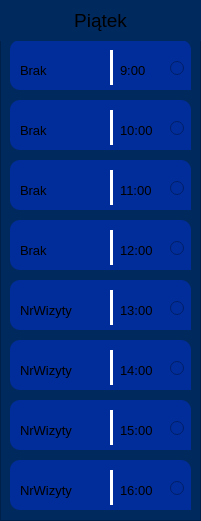
    <widget class="QFrame" name="frame_9">
     <property name="geometry">
      <rect>
       <x>870</x>
       <y>120</y>
       <width>201</width>
       <height>521</height>
      </rect>
     </property>
     <property name="styleSheet">
      <string notr="true">background-color: rgb(0, 41, 94);</string>
     </property>
     <property name="frameShape">
      <enum>QFrame::Shape::StyledPanel</enum>
     </property>
     <property name="frameShadow">
      <enum>QFrame::Shadow::Raised</enum>
     </property>
     <widget class="QFrame" name="frame_66">
      <property name="geometry">
       <rect>
        <x>10</x>
        <y>40</y>
        <width>181</width>
        <height>50</height>
       </rect>
      </property>
      <property name="styleSheet">
       <string notr="true">background-color: rgb(0, 45, 154);
border-radius: 10px;</string>
      </property>
      <property name="frameShape">
       <enum>QFrame::Shape::StyledPanel</enum>
      </property>
      <property name="frameShadow">
       <enum>QFrame::Shadow::Raised</enum>
      </property>
      <widget class="QLabel" name="label_121">
       <property name="geometry">
        <rect>
         <x>10</x>
         <y>10</y>
         <width>121</width>
         <height>41</height>
        </rect>
       </property>
       <property name="font">
        <font>
         <pointsize>10</pointsize>
         <bold>false</bold>
        </font>
       </property>
       <property name="layoutDirection">
        <enum>Qt::LayoutDirection::LeftToRight</enum>
       </property>
       <property name="styleSheet">
        <string notr="true"/>
       </property>
       <property name="text">
        <string>Brak</string>
       </property>
       <property name="textFormat">
        <enum>Qt::TextFormat::RichText</enum>
       </property>
       <property name="alignment">
        <set>Qt::AlignmentFlag::AlignLeading|Qt::AlignmentFlag::AlignLeft|Qt::AlignmentFlag::AlignVCenter</set>
       </property>
      </widget>
      <widget class="Line" name="line_59">
       <property name="geometry">
        <rect>
         <x>100</x>
         <y>10</y>
         <width>3</width>
         <height>35</height>
        </rect>
       </property>
       <property name="styleSheet">
        <string notr="true">background-color: white;</string>
       </property>
       <property name="orientation">
        <enum>Qt::Orientation::Vertical</enum>
       </property>
      </widget>
      <widget class="QLabel" name="label_122">
       <property name="geometry">
        <rect>
         <x>110</x>
         <y>10</y>
         <width>131</width>
         <height>41</height>
        </rect>
       </property>
       <property name="font">
        <font>
         <pointsize>10</pointsize>
         <bold>false</bold>
        </font>
       </property>
       <property name="layoutDirection">
        <enum>Qt::LayoutDirection::LeftToRight</enum>
       </property>
       <property name="styleSheet">
        <string notr="true"/>
       </property>
       <property name="text">
        <string>9:00</string>
       </property>
       <property name="textFormat">
        <enum>Qt::TextFormat::RichText</enum>
       </property>
       <property name="alignment">
        <set>Qt::AlignmentFlag::AlignLeading|Qt::AlignmentFlag::AlignLeft|Qt::AlignmentFlag::AlignVCenter</set>
       </property>
      </widget>
      <widget class="QRadioButton" name="radioButton_21">
       <property name="geometry">
        <rect>
         <x>160</x>
         <y>15</y>
         <width>112</width>
         <height>26</height>
        </rect>
       </property>
       <property name="text">
        <string/>
       </property>
      </widget>
     </widget>
     <widget class="QLabel" name="label_9">
      <property name="geometry">
       <rect>
        <x>0</x>
        <y>0</y>
        <width>201</width>
        <height>41</height>
       </rect>
      </property>
      <property name="font">
       <font>
        <pointsize>14</pointsize>
        <bold>false</bold>
       </font>
      </property>
      <property name="layoutDirection">
       <enum>Qt::LayoutDirection::RightToLeft</enum>
      </property>
      <property name="styleSheet">
       <string notr="true"/>
      </property>
      <property name="text">
       <string>Piątek</string>
      </property>
      <property name="textFormat">
       <enum>Qt::TextFormat::RichText</enum>
      </property>
      <property name="alignment">
       <set>Qt::AlignmentFlag::AlignCenter</set>
      </property>
     </widget>
     <widget class="QFrame" name="frame_67">
      <property name="geometry">
       <rect>
        <x>10</x>
        <y>100</y>
        <width>181</width>
        <height>50</height>
       </rect>
      </property>
      <property name="styleSheet">
       <string notr="true">background-color: rgb(0, 45, 154);
border-radius: 10px;</string>
      </property>
      <property name="frameShape">
       <enum>QFrame::Shape::StyledPanel</enum>
      </property>
      <property name="frameShadow">
       <enum>QFrame::Shadow::Raised</enum>
      </property>
      <widget class="QLabel" name="label_123">
       <property name="geometry">
        <rect>
         <x>10</x>
         <y>10</y>
         <width>121</width>
         <height>41</height>
        </rect>
       </property>
       <property name="font">
        <font>
         <pointsize>10</pointsize>
         <bold>false</bold>
        </font>
       </property>
       <property name="layoutDirection">
        <enum>Qt::LayoutDirection::LeftToRight</enum>
       </property>
       <property name="styleSheet">
        <string notr="true"/>
       </property>
       <property name="text">
        <string>Brak</string>
       </property>
       <property name="textFormat">
        <enum>Qt::TextFormat::RichText</enum>
       </property>
       <property name="alignment">
        <set>Qt::AlignmentFlag::AlignLeading|Qt::AlignmentFlag::AlignLeft|Qt::AlignmentFlag::AlignVCenter</set>
       </property>
      </widget>
      <widget class="Line" name="line_60">
       <property name="geometry">
        <rect>
         <x>100</x>
         <y>10</y>
         <width>3</width>
         <height>35</height>
        </rect>
       </property>
       <property name="styleSheet">
        <string notr="true">background-color: white;</string>
       </property>
       <property name="orientation">
        <enum>Qt::Orientation::Vertical</enum>
       </property>
      </widget>
      <widget class="QLabel" name="label_124">
       <property name="geometry">
        <rect>
         <x>110</x>
         <y>10</y>
         <width>131</width>
         <height>41</height>
        </rect>
       </property>
       <property name="font">
        <font>
         <pointsize>10</pointsize>
         <bold>false</bold>
        </font>
       </property>
       <property name="layoutDirection">
        <enum>Qt::LayoutDirection::LeftToRight</enum>
       </property>
       <property name="styleSheet">
        <string notr="true"/>
       </property>
       <property name="text">
        <string>10:00</string>
       </property>
       <property name="textFormat">
        <enum>Qt::TextFormat::RichText</enum>
       </property>
       <property name="alignment">
        <set>Qt::AlignmentFlag::AlignLeading|Qt::AlignmentFlag::AlignLeft|Qt::AlignmentFlag::AlignVCenter</set>
       </property>
      </widget>
      <widget class="QRadioButton" name="radioButton_22">
       <property name="geometry">
        <rect>
         <x>160</x>
         <y>15</y>
         <width>112</width>
         <height>26</height>
        </rect>
       </property>
       <property name="text">
        <string/>
       </property>
      </widget>
     </widget>
     <widget class="QFrame" name="frame_68">
      <property name="geometry">
       <rect>
        <x>10</x>
        <y>160</y>
        <width>181</width>
        <height>50</height>
       </rect>
      </property>
      <property name="styleSheet">
       <string notr="true">background-color: rgb(0, 45, 154);
border-radius: 10px;</string>
      </property>
      <property name="frameShape">
       <enum>QFrame::Shape::StyledPanel</enum>
      </property>
      <property name="frameShadow">
       <enum>QFrame::Shadow::Raised</enum>
      </property>
      <widget class="QLabel" name="label_125">
       <property name="geometry">
        <rect>
         <x>10</x>
         <y>10</y>
         <width>121</width>
         <height>41</height>
        </rect>
       </property>
       <property name="font">
        <font>
         <pointsize>10</pointsize>
         <bold>false</bold>
        </font>
       </property>
       <property name="layoutDirection">
        <enum>Qt::LayoutDirection::LeftToRight</enum>
       </property>
       <property name="styleSheet">
        <string notr="true"/>
       </property>
       <property name="text">
        <string>Brak</string>
       </property>
       <property name="textFormat">
        <enum>Qt::TextFormat::RichText</enum>
       </property>
       <property name="alignment">
        <set>Qt::AlignmentFlag::AlignLeading|Qt::AlignmentFlag::AlignLeft|Qt::AlignmentFlag::AlignVCenter</set>
       </property>
      </widget>
      <widget class="Line" name="line_61">
       <property name="geometry">
        <rect>
         <x>100</x>
         <y>10</y>
         <width>3</width>
         <height>35</height>
        </rect>
       </property>
       <property name="styleSheet">
        <string notr="true">background-color: white;</string>
       </property>
       <property name="orientation">
        <enum>Qt::Orientation::Vertical</enum>
       </property>
      </widget>
      <widget class="QLabel" name="label_126">
       <property name="geometry">
        <rect>
         <x>110</x>
         <y>10</y>
         <width>131</width>
         <height>41</height>
        </rect>
       </property>
       <property name="font">
        <font>
         <pointsize>10</pointsize>
         <bold>false</bold>
        </font>
       </property>
       <property name="layoutDirection">
        <enum>Qt::LayoutDirection::LeftToRight</enum>
       </property>
       <property name="styleSheet">
        <string notr="true"/>
       </property>
       <property name="text">
        <string>11:00</string>
       </property>
       <property name="textFormat">
        <enum>Qt::TextFormat::RichText</enum>
       </property>
       <property name="alignment">
        <set>Qt::AlignmentFlag::AlignLeading|Qt::AlignmentFlag::AlignLeft|Qt::AlignmentFlag::AlignVCenter</set>
       </property>
      </widget>
      <widget class="QRadioButton" name="radioButton_23">
       <property name="geometry">
        <rect>
         <x>160</x>
         <y>15</y>
         <width>112</width>
         <height>26</height>
        </rect>
       </property>
       <property name="text">
        <string/>
       </property>
      </widget>
     </widget>
     <widget class="QFrame" name="frame_69">
      <property name="geometry">
       <rect>
        <x>10</x>
        <y>340</y>
        <width>181</width>
        <height>50</height>
       </rect>
      </property>
      <property name="styleSheet">
       <string notr="true">background-color: rgb(0, 45, 154);
border-radius: 10px;</string>
      </property>
      <property name="frameShape">
       <enum>QFrame::Shape::StyledPanel</enum>
      </property>
      <property name="frameShadow">
       <enum>QFrame::Shadow::Raised</enum>
      </property>
      <widget class="QLabel" name="label_127">
       <property name="geometry">
        <rect>
         <x>10</x>
         <y>10</y>
         <width>121</width>
         <height>41</height>
        </rect>
       </property>
       <property name="font">
        <font>
         <pointsize>10</pointsize>
         <bold>false</bold>
        </font>
       </property>
       <property name="layoutDirection">
        <enum>Qt::LayoutDirection::LeftToRight</enum>
       </property>
       <property name="styleSheet">
        <string notr="true"/>
       </property>
       <property name="text">
        <string>NrWizyty</string>
       </property>
       <property name="textFormat">
        <enum>Qt::TextFormat::RichText</enum>
       </property>
       <property name="alignment">
        <set>Qt::AlignmentFlag::AlignLeading|Qt::AlignmentFlag::AlignLeft|Qt::AlignmentFlag::AlignVCenter</set>
       </property>
      </widget>
      <widget class="Line" name="line_62">
       <property name="geometry">
        <rect>
         <x>100</x>
         <y>10</y>
         <width>3</width>
         <height>35</height>
        </rect>
       </property>
       <property name="styleSheet">
        <string notr="true">background-color: white;</string>
       </property>
       <property name="orientation">
        <enum>Qt::Orientation::Vertical</enum>
       </property>
      </widget>
      <widget class="QLabel" name="label_128">
       <property name="geometry">
        <rect>
         <x>110</x>
         <y>10</y>
         <width>131</width>
         <height>41</height>
        </rect>
       </property>
       <property name="font">
        <font>
         <pointsize>10</pointsize>
         <bold>false</bold>
        </font>
       </property>
       <property name="layoutDirection">
        <enum>Qt::LayoutDirection::LeftToRight</enum>
       </property>
       <property name="styleSheet">
        <string notr="true"/>
       </property>
       <property name="text">
        <string>14:00</string>
       </property>
       <property name="textFormat">
        <enum>Qt::TextFormat::RichText</enum>
       </property>
       <property name="alignment">
        <set>Qt::AlignmentFlag::AlignLeading|Qt::AlignmentFlag::AlignLeft|Qt::AlignmentFlag::AlignVCenter</set>
       </property>
      </widget>
      <widget class="QRadioButton" name="radioButton_24">
       <property name="geometry">
        <rect>
         <x>160</x>
         <y>15</y>
         <width>112</width>
         <height>26</height>
        </rect>
       </property>
       <property name="text">
        <string/>
       </property>
      </widget>
     </widget>
     <widget class="QFrame" name="frame_70">
      <property name="geometry">
       <rect>
        <x>10</x>
        <y>280</y>
        <width>181</width>
        <height>50</height>
       </rect>
      </property>
      <property name="styleSheet">
       <string notr="true">background-color: rgb(0, 45, 154);
border-radius: 10px;</string>
      </property>
      <property name="frameShape">
       <enum>QFrame::Shape::StyledPanel</enum>
      </property>
      <property name="frameShadow">
       <enum>QFrame::Shadow::Raised</enum>
      </property>
      <widget class="QLabel" name="label_129">
       <property name="geometry">
        <rect>
         <x>10</x>
         <y>10</y>
         <width>121</width>
         <height>41</height>
        </rect>
       </property>
       <property name="font">
        <font>
         <pointsize>10</pointsize>
         <bold>false</bold>
        </font>
       </property>
       <property name="layoutDirection">
        <enum>Qt::LayoutDirection::LeftToRight</enum>
       </property>
       <property name="styleSheet">
        <string notr="true"/>
       </property>
       <property name="text">
        <string>NrWizyty</string>
       </property>
       <property name="textFormat">
        <enum>Qt::TextFormat::RichText</enum>
       </property>
       <property name="alignment">
        <set>Qt::AlignmentFlag::AlignLeading|Qt::AlignmentFlag::AlignLeft|Qt::AlignmentFlag::AlignVCenter</set>
       </property>
      </widget>
      <widget class="Line" name="line_63">
       <property name="geometry">
        <rect>
         <x>100</x>
         <y>10</y>
         <width>3</width>
         <height>35</height>
        </rect>
       </property>
       <property name="styleSheet">
        <string notr="true">background-color: white;</string>
       </property>
       <property name="orientation">
        <enum>Qt::Orientation::Vertical</enum>
       </property>
      </widget>
      <widget class="QLabel" name="label_130">
       <property name="geometry">
        <rect>
         <x>110</x>
         <y>10</y>
         <width>131</width>
         <height>41</height>
        </rect>
       </property>
       <property name="font">
        <font>
         <pointsize>10</pointsize>
         <bold>false</bold>
        </font>
       </property>
       <property name="layoutDirection">
        <enum>Qt::LayoutDirection::LeftToRight</enum>
       </property>
       <property name="styleSheet">
        <string notr="true"/>
       </property>
       <property name="text">
        <string>13:00</string>
       </property>
       <property name="textFormat">
        <enum>Qt::TextFormat::RichText</enum>
       </property>
       <property name="alignment">
        <set>Qt::AlignmentFlag::AlignLeading|Qt::AlignmentFlag::AlignLeft|Qt::AlignmentFlag::AlignVCenter</set>
       </property>
      </widget>
      <widget class="QRadioButton" name="radioButton_25">
       <property name="geometry">
        <rect>
         <x>160</x>
         <y>15</y>
         <width>112</width>
         <height>26</height>
        </rect>
       </property>
       <property name="text">
        <string/>
       </property>
      </widget>
     </widget>
     <widget class="QFrame" name="frame_71">
      <property name="geometry">
       <rect>
        <x>10</x>
        <y>220</y>
        <width>181</width>
        <height>50</height>
       </rect>
      </property>
      <property name="styleSheet">
       <string notr="true">background-color: rgb(0, 45, 154);
border-radius: 10px;</string>
      </property>
      <property name="frameShape">
       <enum>QFrame::Shape::StyledPanel</enum>
      </property>
      <property name="frameShadow">
       <enum>QFrame::Shadow::Raised</enum>
      </property>
      <widget class="QLabel" name="label_131">
       <property name="geometry">
        <rect>
         <x>10</x>
         <y>10</y>
         <width>121</width>
         <height>41</height>
        </rect>
       </property>
       <property name="font">
        <font>
         <pointsize>10</pointsize>
         <bold>false</bold>
        </font>
       </property>
       <property name="layoutDirection">
        <enum>Qt::LayoutDirection::LeftToRight</enum>
       </property>
       <property name="styleSheet">
        <string notr="true"/>
       </property>
       <property name="text">
        <string>Brak</string>
       </property>
       <property name="textFormat">
        <enum>Qt::TextFormat::RichText</enum>
       </property>
       <property name="alignment">
        <set>Qt::AlignmentFlag::AlignLeading|Qt::AlignmentFlag::AlignLeft|Qt::AlignmentFlag::AlignVCenter</set>
       </property>
      </widget>
      <widget class="Line" name="line_64">
       <property name="geometry">
        <rect>
         <x>100</x>
         <y>10</y>
         <width>3</width>
         <height>35</height>
        </rect>
       </property>
       <property name="styleSheet">
        <string notr="true">background-color: white;</string>
       </property>
       <property name="orientation">
        <enum>Qt::Orientation::Vertical</enum>
       </property>
      </widget>
      <widget class="QLabel" name="label_132">
       <property name="geometry">
        <rect>
         <x>110</x>
         <y>10</y>
         <width>131</width>
         <height>41</height>
        </rect>
       </property>
       <property name="font">
        <font>
         <pointsize>10</pointsize>
         <bold>false</bold>
        </font>
       </property>
       <property name="layoutDirection">
        <enum>Qt::LayoutDirection::LeftToRight</enum>
       </property>
       <property name="styleSheet">
        <string notr="true"/>
       </property>
       <property name="text">
        <string>12:00</string>
       </property>
       <property name="textFormat">
        <enum>Qt::TextFormat::RichText</enum>
       </property>
       <property name="alignment">
        <set>Qt::AlignmentFlag::AlignLeading|Qt::AlignmentFlag::AlignLeft|Qt::AlignmentFlag::AlignVCenter</set>
       </property>
      </widget>
      <widget class="QRadioButton" name="radioButton_26">
       <property name="geometry">
        <rect>
         <x>160</x>
         <y>15</y>
         <width>112</width>
         <height>26</height>
        </rect>
       </property>
       <property name="text">
        <string/>
       </property>
      </widget>
     </widget>
     <widget class="QFrame" name="frame_72">
      <property name="geometry">
       <rect>
        <x>10</x>
        <y>400</y>
        <width>181</width>
        <height>50</height>
       </rect>
      </property>
      <property name="styleSheet">
       <string notr="true">background-color: rgb(0, 45, 154);
border-radius: 10px;</string>
      </property>
      <property name="frameShape">
       <enum>QFrame::Shape::StyledPanel</enum>
      </property>
      <property name="frameShadow">
       <enum>QFrame::Shadow::Raised</enum>
      </property>
      <widget class="QLabel" name="label_133">
       <property name="geometry">
        <rect>
         <x>10</x>
         <y>10</y>
         <width>121</width>
         <height>41</height>
        </rect>
       </property>
       <property name="font">
        <font>
         <pointsize>10</pointsize>
         <bold>false</bold>
        </font>
       </property>
       <property name="layoutDirection">
        <enum>Qt::LayoutDirection::LeftToRight</enum>
       </property>
       <property name="styleSheet">
        <string notr="true"/>
       </property>
       <property name="text">
        <string>NrWizyty</string>
       </property>
       <property name="textFormat">
        <enum>Qt::TextFormat::RichText</enum>
       </property>
       <property name="alignment">
        <set>Qt::AlignmentFlag::AlignLeading|Qt::AlignmentFlag::AlignLeft|Qt::AlignmentFlag::AlignVCenter</set>
       </property>
      </widget>
      <widget class="Line" name="line_65">
       <property name="geometry">
        <rect>
         <x>100</x>
         <y>10</y>
         <width>3</width>
         <height>35</height>
        </rect>
       </property>
       <property name="styleSheet">
        <string notr="true">background-color: white;</string>
       </property>
       <property name="orientation">
        <enum>Qt::Orientation::Vertical</enum>
       </property>
      </widget>
      <widget class="QLabel" name="label_134">
       <property name="geometry">
        <rect>
         <x>110</x>
         <y>10</y>
         <width>131</width>
         <height>41</height>
        </rect>
       </property>
       <property name="font">
        <font>
         <pointsize>10</pointsize>
         <bold>false</bold>
        </font>
       </property>
       <property name="layoutDirection">
        <enum>Qt::LayoutDirection::LeftToRight</enum>
       </property>
       <property name="styleSheet">
        <string notr="true"/>
       </property>
       <property name="text">
        <string>15:00</string>
       </property>
       <property name="textFormat">
        <enum>Qt::TextFormat::RichText</enum>
       </property>
       <property name="alignment">
        <set>Qt::AlignmentFlag::AlignLeading|Qt::AlignmentFlag::AlignLeft|Qt::AlignmentFlag::AlignVCenter</set>
       </property>
      </widget>
      <widget class="QRadioButton" name="radioButton_27">
       <property name="geometry">
        <rect>
         <x>160</x>
         <y>15</y>
         <width>112</width>
         <height>26</height>
        </rect>
       </property>
       <property name="text">
        <string/>
       </property>
      </widget>
     </widget>
     <widget class="QFrame" name="frame_73">
      <property name="geometry">
       <rect>
        <x>10</x>
        <y>460</y>
        <width>181</width>
        <height>50</height>
       </rect>
      </property>
      <property name="styleSheet">
       <string notr="true">background-color: rgb(0, 45, 154);
border-radius: 10px;</string>
      </property>
      <property name="frameShape">
       <enum>QFrame::Shape::StyledPanel</enum>
      </property>
      <property name="frameShadow">
       <enum>QFrame::Shadow::Raised</enum>
      </property>
      <widget class="QLabel" name="label_135">
       <property name="geometry">
        <rect>
         <x>10</x>
         <y>10</y>
         <width>121</width>
         <height>41</height>
        </rect>
       </property>
       <property name="font">
        <font>
         <pointsize>10</pointsize>
         <bold>false</bold>
        </font>
       </property>
       <property name="layoutDirection">
        <enum>Qt::LayoutDirection::LeftToRight</enum>
       </property>
       <property name="styleSheet">
        <string notr="true"/>
       </property>
       <property name="text">
        <string>NrWizyty</string>
       </property>
       <property name="textFormat">
        <enum>Qt::TextFormat::RichText</enum>
       </property>
       <property name="alignment">
        <set>Qt::AlignmentFlag::AlignLeading|Qt::AlignmentFlag::AlignLeft|Qt::AlignmentFlag::AlignVCenter</set>
       </property>
      </widget>
      <widget class="Line" name="line_66">
       <property name="geometry">
        <rect>
         <x>100</x>
         <y>10</y>
         <width>3</width>
         <height>35</height>
        </rect>
       </property>
       <property name="styleSheet">
        <string notr="true">background-color: white;</string>
       </property>
       <property name="orientation">
        <enum>Qt::Orientation::Vertical</enum>
       </property>
      </widget>
      <widget class="QLabel" name="label_136">
       <property name="geometry">
        <rect>
         <x>110</x>
         <y>10</y>
         <width>131</width>
         <height>41</height>
        </rect>
       </property>
       <property name="font">
        <font>
         <pointsize>10</pointsize>
         <bold>false</bold>
        </font>
       </property>
       <property name="layoutDirection">
        <enum>Qt::LayoutDirection::LeftToRight</enum>
       </property>
       <property name="styleSheet">
        <string notr="true"/>
       </property>
       <property name="text">
        <string>16:00</string>
       </property>
       <property name="textFormat">
        <enum>Qt::TextFormat::RichText</enum>
       </property>
       <property name="alignment">
        <set>Qt::AlignmentFlag::AlignLeading|Qt::AlignmentFlag::AlignLeft|Qt::AlignmentFlag::AlignVCenter</set>
       </property>
      </widget>
      <widget class="QRadioButton" name="radioButton_28">
       <property name="geometry">
        <rect>
         <x>160</x>
         <y>15</y>
         <width>112</width>
         <height>26</height>
        </rect>
       </property>
       <property name="text">
        <string/>
       </property>
      </widget>
     </widget>
    </widget>
